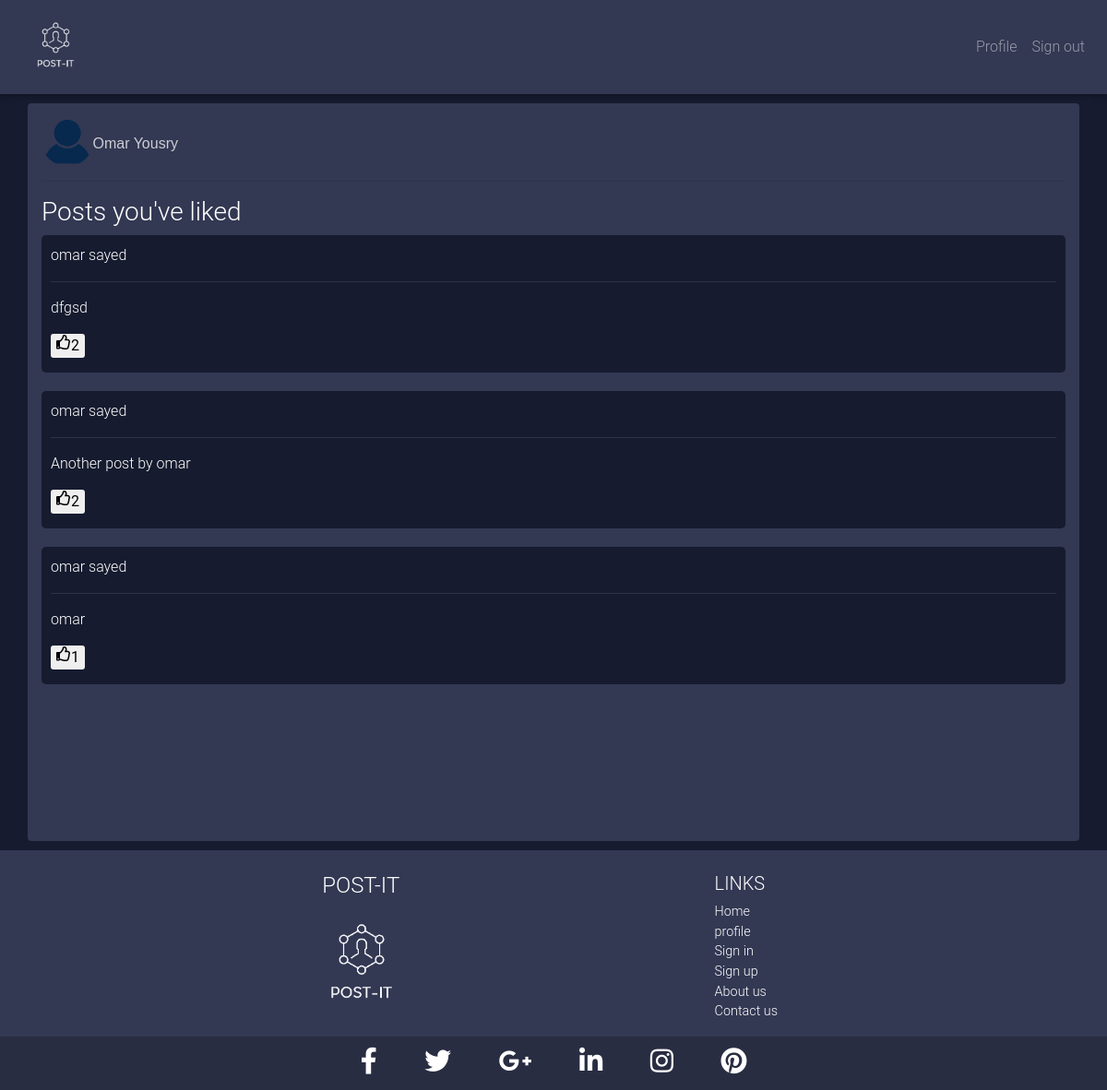
/pages/liked-posts.php (signed in), run on the app's committed database.
### tables this page shows
CREATE TABLE `signup` (
  `id` int(11) NOT NULL,
  `fname` varchar(20) NOT NULL,
  `lname` varchar(20) NOT NULL,
  `email` varchar(50) NOT NULL,
  `password` varchar(50) NOT NULL,
  `profilepic` varchar(60) DEFAULT NULL
);

CREATE TABLE `likedposts` (
  `userid` int(11) NOT NULL,
  `postid` int(11) NOT NULL
);

CREATE TABLE `posts` (
  `userid` int(11) NOT NULL,
  `postid` int(11) NOT NULL,
  `nolikes` varchar(10) NOT NULL DEFAULT '0',
  `post` varchar(1000) NOT NULL
);

### pages/liked-posts.php (the view, shortened to what this page needs)
<?php
$conn=mysqli_connect("localhost","root","","omar");
$id_user=$_SESSION['user_id']['id'];
$querygen=mysqli_query($conn,"SELECT * FROM likedposts WHERE userid='$id_user'");
$query1=mysqli_query($conn,"SELECT fname,lname,profilepic FROM signup WHERE id='$id_user'");
$fet=mysqli_fetch_array($query1);
$username=$fet['fname']." ".$fet['lname'];
?>
<!DOCTYPE html>
<html lang="en" dir="ltr">
  <head>
    <link rel="stylesheet" href="../css/bootstrap.min.css">
    <link rel="stylesheet" href="../css/liked-posts-style.css">
  </head>
  <body>
    <div class="container likedMain">
      <?php
      if(is_null($fet['profilepic'])){
        ?>
     <a href="profile.php"><img src="../imgs/profilePic.png" id="hprofilePic">
   <?php } ?>
      <h6 id="husername">
          <?php
            echo $username;
          ?>
      </h6></a>
      <br class="fix">
      <hr>
      <h3>Posts you've liked</h3>
      <?php
        while($allposts=mysqli_fetch_array($querygen)){
            $postid=$allposts['postid'];
            $userid="SELECT * FROM posts WHERE postid='$postid'";
            $user=mysqli_query($conn,$userid);
            $fet=mysqli_fetch_array($user);
            $id=$fet['userid'];
            $post=$fet['post'];
            $nolikes=$fet['nolikes'];
            $answer="SELECT fname,lname FROM signup WHERE id='$id'";
            $tmp=mysqli_query($conn,$answer);
            $fet=mysqli_fetch_array($tmp);
            $fname=$fet['fname'];
            $lname=$fet['lname'];
      ?>
      <div class="posts">
          <p>
              <?php
                echo $fname." ".$lname;
              ?>
          </p>
          <hr>
          <p>
              <?php
                echo $post;
              ?>
          </p>
          <form action="" method="post">
              <button type="submit" name="sublike" class="likepost"><i class="far fa-thumbs-up lik"></i> <p id="liknum" class="lik"> <?php echo $nolikes; ?> </p> </button>
          </form>
      </div>
      <?php }?>
    </div>
  </body>
</html>

### css/liked-posts-style.css (style rules this page uses)
body { background-color: #161b2f; }
.likedMain { background-color: #333853; padding-top: 15px; overflow-y: auto; min-height: 800px; margin-top: 10px; border-radius: 4px; margin-bottom: 10px; }
#hprofilePic { width: 5%; border-radius: 50%; float: left; }
#husername { font-family: "arial"; margin-top:1.7%; color: #cccdd4; float: left; }
.posts { padding: 10px; border-radius:5px; background-color: #161b2f; margin-bottom: 20px; }
.likepost { border: none; border-radius: 3px; }
.lik { float: left; height: 8px; }
hr { background-color: #333853; }

### css/nav-style.css (style rules this page uses)
body { background-color: #161b2f; }
.container { color: white; }
nav { background-color: #333853; }
.navbar , .navbar-brand { padding:0; }

### css/footer-style.css (style rules this page uses)
body { background-color: #161b2f; }
footer { position: relative; width: 100%; background-color: #333853; }
.subfooter { background-color: #161b2f; }
#FooterBrandName { margin-left: 32%; }
.navbarBrand { margin-left: 32.5%; }
.navdiv { margin-left: 28%; text-align: left; }
#FooterLinks { margin-right: 30%; }

### data on the page
signup: username "Omar Yousry"
likedposts: signup.fname "omar", signup.lname "sayed", postid.post "dfgsd", postid.nolikes "2"
likedposts: signup.fname "omar", signup.lname "sayed", postid.post "Another post by omar", postid.nolikes "2"
likedposts: signup.fname "omar", signup.lname "sayed", postid.post "omar", postid.nolikes "1"
